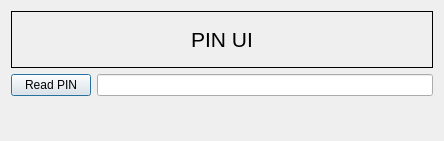
<?xml version="1.0" encoding="UTF-8"?>
<ui version="4.0">
 <class>PIN</class>
 <widget class="QDialog" name="PIN">
  <property name="geometry">
   <rect>
    <x>0</x>
    <y>0</y>
    <width>444</width>
    <height>141</height>
   </rect>
  </property>
  <property name="windowTitle">
   <string>Dialog</string>
  </property>
  <layout class="QGridLayout" name="gridLayout_2">
   <item row="0" column="0">
    <layout class="QGridLayout" name="gridLayout">
     <item row="0" column="0">
      <widget class="QLabel" name="label">
       <property name="font">
        <font>
         <pointsize>16</pointsize>
        </font>
       </property>
       <property name="frameShape">
        <enum>QFrame::Shape::Box</enum>
       </property>
       <property name="text">
        <string>PIN UI</string>
       </property>
       <property name="alignment">
        <set>Qt::AlignmentFlag::AlignCenter</set>
       </property>
      </widget>
     </item>
     <item row="1" column="0">
      <layout class="QFormLayout" name="formLayout">
       <item row="0" column="0">
        <widget class="QPushButton" name="pushButton">
         <property name="text">
          <string>Read PIN</string>
         </property>
        </widget>
       </item>
       <item row="0" column="1">
        <widget class="QLineEdit" name="lineEdit"/>
       </item>
      </layout>
     </item>
    </layout>
   </item>
  </layout>
 </widget>
 <resources/>
 <connections/>
</ui>
